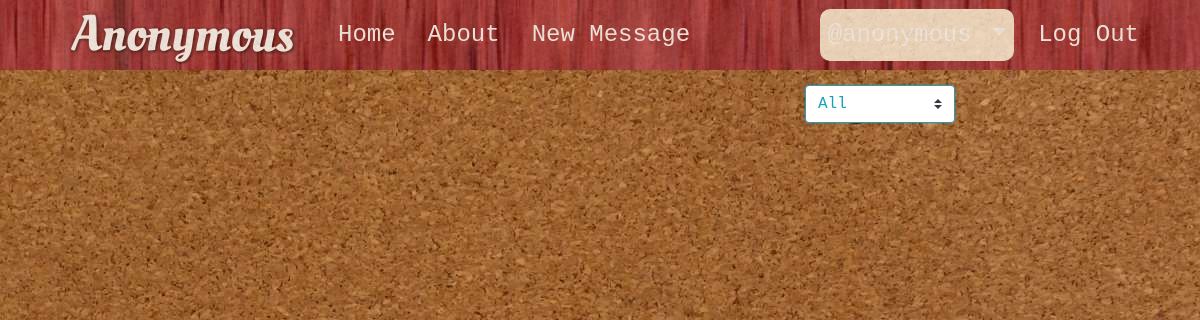
The page /account/my_messages (signed in) on the database as committed earlier.
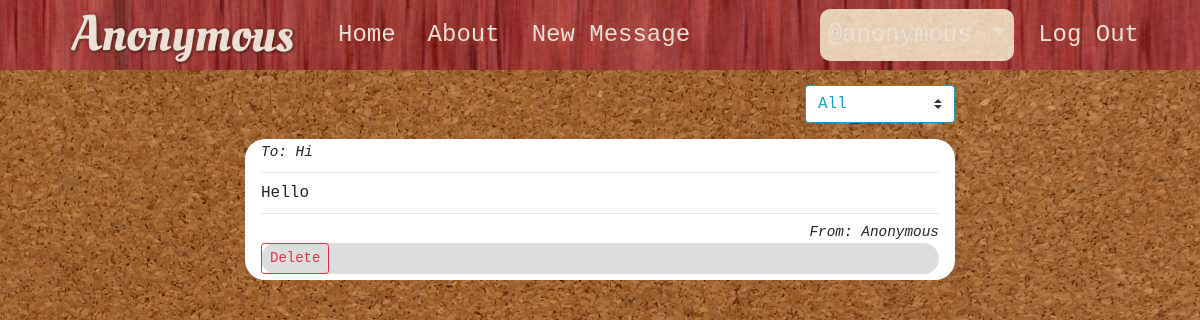
The same page on the database as committed later.
### anonymous/models.py (models this page shows, shortened)
class Messages(db.Model):
    id = db.Column(db.Integer, primary_key=True)
    receiver = db.Column(db.String(300), nullable=True)
    content = db.Column(db.Text, nullable=False)
    user_id = db.Column(db.Integer, db.ForeignKey('users.id'), default=1)

class Users(db.Model, UserMixin):
    id = db.Column(db.Integer, primary_key=True)
    name = db.Column(db.String(120), nullable=True)
    username = db.Column(db.String(70), unique=True, nullable=False)
    email = db.Column(db.String(120), unique=True, nullable=False)
    password = db.Column(db.String(120), unique=True, nullable=False)
    messages = db.relationship('Messages', backref='sender', lazy=True)

### anonymous/users/routes.py (the view, shortened to what this page needs)
@users.route("/account/my_messages", methods=['POST', 'GET'])
@login_required
def user_messages():
    form = FilterMessagesForm()
    delete_message_form = DeleteMessageForm()
    sent_messages = models.Messages.query.filter_by(user_id=current_user.id).all()
    received_messages = models.Messages.query.filter_by(receiver=current_user.username).all()
    all_messages = list(set(received_messages+sent_messages))
    messages = all_messages
    if form.msg_filter.data == 'sent':
        messages = sent_messages
    if form.msg_filter.data == 'received':
        messages = received_messages
    return render_template('user_posts.html', form=form, delete_message_form=delete_message_form, messages=messages)

### anonymous/messages/forms.py
class FilterMessagesForm(FlaskForm):
    msg_filter = SelectField('Filter Messages:', choices=[(
        'all', 'All'), ('sent', 'Sent'), ('received', 'Received')])

class DeleteMessageForm(FlaskForm):
    msg_id = HiddenField("msg_id")
    submit = SubmitField("Delete")

### anonymous/models.py (called while the page is built)
@login_manager.user_loader
def load_user(id):
    return Users.query.get(id)

### anonymous/templates/user_posts.html (shortened to what this page needs)
{% extends 'base.html' %}
{% block content %}
<div class="col-md-8 offset-md-2">
    <form class="filter_form" action="" method="POST">
        {{form.msg_filter(class='custom-select', onchange='this.form.submit()')}}
    </form>
    {% for message in messages %}
    {% set id = message.id %}
    <div class='message'>
        <div id='info'>
            To: {{ message.receiver }}
        </div>
        <hr>
        <div id='content'>
            {{ message.content[:120] }}
        </div>
        <hr>
        <div id='info' class='sender'>
            From: {{message.sender.name.capitalize()}}
        </div>
        <form class="delete_message_form" action="" method="POST">
            {{delete_message_form.submit(class='btn btn-sm btn-outline-danger')}}
        </form>
    </div>
    {% endfor %}
</div>
{% endblock content %}

Rows that differ between the two databases and show on the page:
added Messages: receiver "Hi", content "Hello", sender.name "Anonymous"
